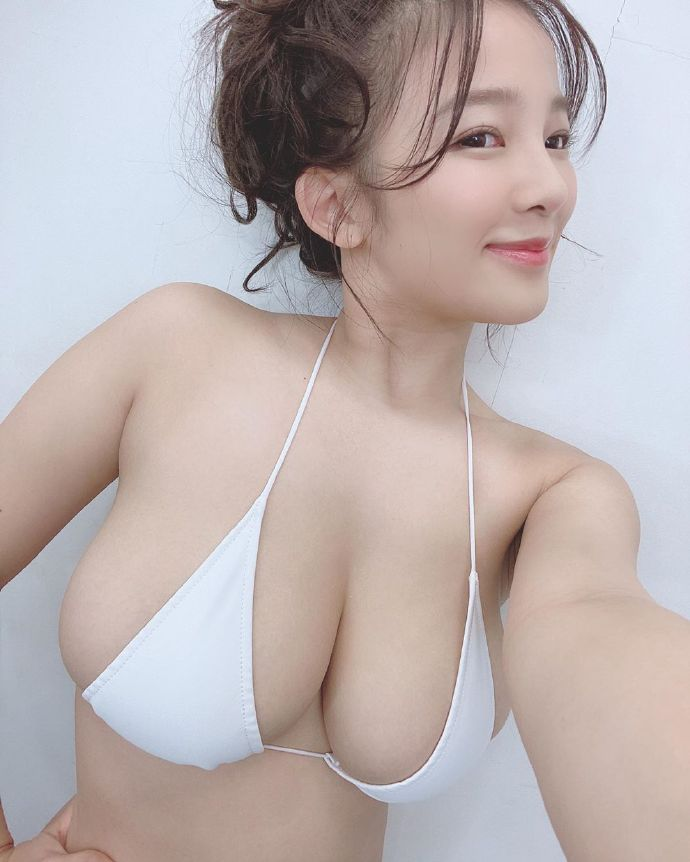
%> input picture Examples/tmc.jpg, 690 x 862 px
$ octave IntegerArithmetic.m   (GNU Octave 9; MATLAB toolbox functions it lacks are replaced by stand-ins)
%> lines starting %> are read from the running program, lines starting %| are printed output that depends on the picture
street1 = imread('tmc.jpg'); % Load image data
%> street1 is the input picture: size 862x690x3 uint8; mean R, G, B 188.6, 177.6, 177
street2 = imread('unnamed.jpg');
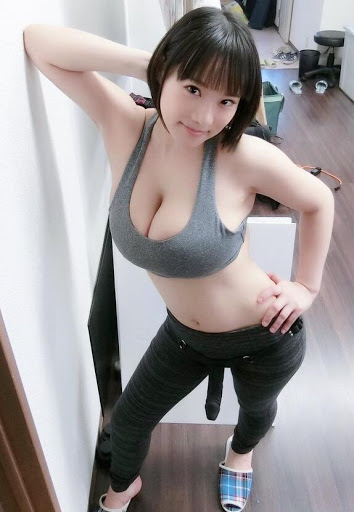
%> input picture Examples/unnamed.jpg, 354 x 512 px
%> street2 is the input picture: size 512x354x3 uint8; mean R, G, B 157.1, 151.3, 152.2
whos street1 street2
cla;
image(street1); % Display image
axis equal
axis off
image(street2); % Display image
axis equal
axis off
duller = 0.5 * street2; % Scale image with a double constant but create an integer
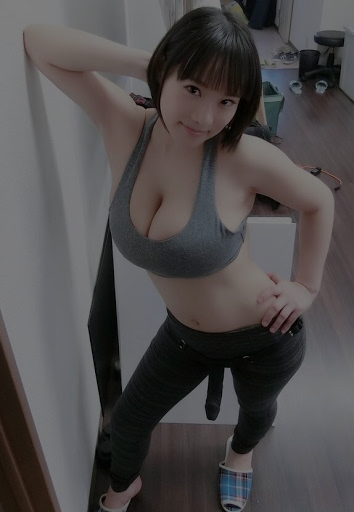
%> duller: size 512x354x3 uint8; mean R, G, B 78.8, 75.9, 76.4
whos duller
subplot(1,2,1);
image(street2);
axis off equal tight
title('Original');  % Display image

subplot(1,2,2);
image(duller);
axis off equal tight
title('Duller');    % Display image

#combined = street1 + duller; % Add |uint8| images
#subplot(1,1,1)
#cla;
#image(combined); % Display image
#title('Combined');
#axis equal
#axis off
